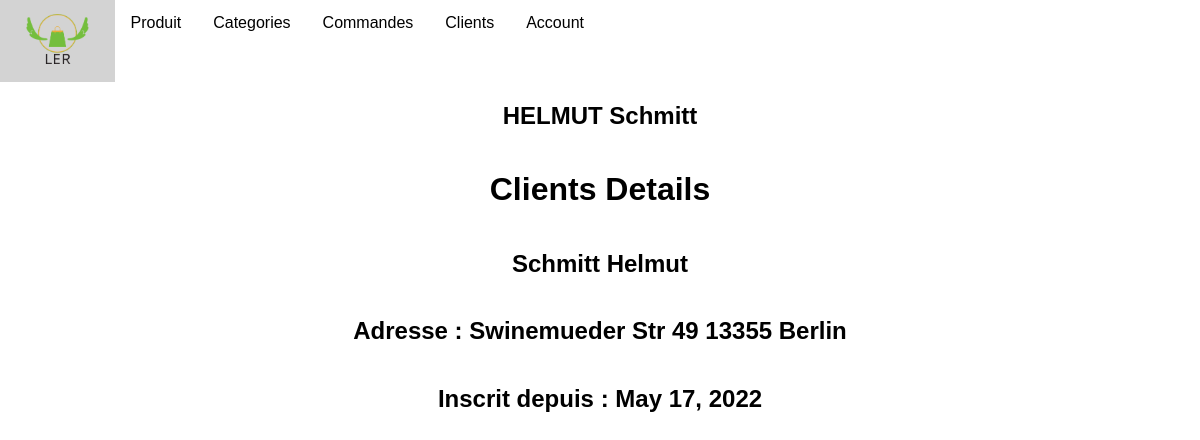
The page /employer/clients/detail/1/ on the database its author committed.
### employer/models.py (models this page shows)
class Clients(models.Model):
    nom = models.CharField(max_length=30)
    prenom = models.CharField(max_length=30)
    date_insci = models.DateField()
    addr = models.CharField(max_length=50)
    def __str__(self) -> str:
        return str(str(self.prenom).upper()+" " +str(self.nom))

### employer/views/clients/clients_detail.py (the view)
# urls.py: path('clients/detail/<int:pk>/', ClientsDetailView.as_view(), name='clients_detail'),
class ClientsDetailView(DetailView):
    model = Clients
    template_name = "clients/clients_detail.html"

### employer/templates/clients/clients_detail.html (shortened to what this page needs)
{% extends "main.html" %}
{% block content %}
<h2 class="form-title">{{object}}</h2>
<h1>Clients Details</h1>
<h2>{{object.nom}} {{object.prenom}}</h2>
<h2>Adresse : {{object.addr}}</h2>
<h2>Inscrit depuis : {{object.date_insci}}</h2>
{% endblock %}

### employer/static/css/main.css (style rules this page uses)
body { font-family: Arial, Helvetica, sans-serif; margin: 0; }

### rows shown on the page
Clients: prenom+nom "HELMUT Schmitt", nom "Schmitt", prenom "Helmut", addr "Swinemueder Str 49 13355 Berlin", date_insci "May 17, 2022"
